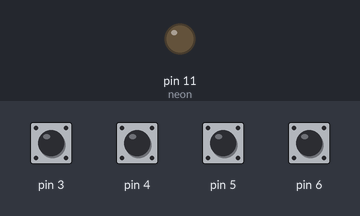
The sketch below on a simulated Arduino Uno, built with avr-gcc and run on an emulated ATmega328P. On the bench: output pins drawn as LEDs (lit = HIGH). The test bench sets the inputs (shaded band); at power-on: pin 3–6 HIGH.

Above: at 1.2 s.
1.3 s: pin 3 pulled LOW for 0.15 s
At 1.37 s:
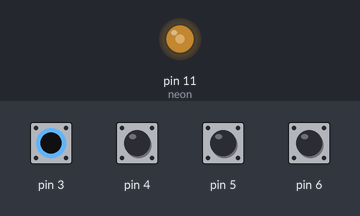
2.9 s: pin 4 pulled LOW for 0.15 s
At 4.2 s:
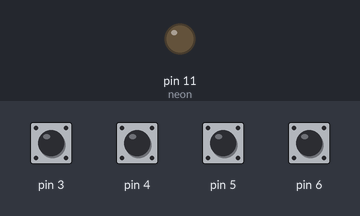
4.5 s: pin 5 pulled LOW for 0.15 s
At 4.57 s:
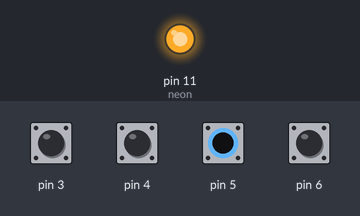
6.1 s: pin 6 pulled LOW for 0.15 s
At 6.17 s:
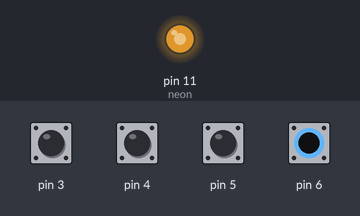
Timing chart, 0 to 8.7 s (numbered marks = the images above; inputs shaded):
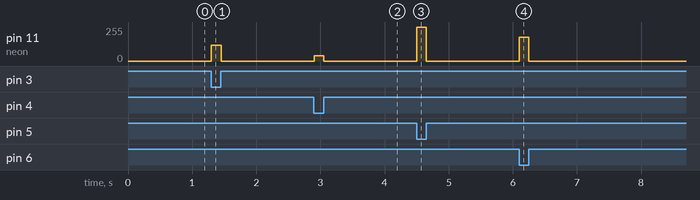

The sketch:

neon-4-switch-brightness.ino
```cpp
/*
 NEON BRIGHTNESS CONTROLLED BY 4-KEY KEYBOARD

 keyboard: https://www.adafruit.com/products/1332
 adafruit 4 key keyboard on d2(common) and d3-6(keys)
 neon transformer on 11
 */

int neon = 11;           // the pin that the neon transformer is attached to
int brightness = 0;    // how bright the neon should be

// keyboard pins
int keyCommon = 2;
int key1 = keyCommon+2; // NOTE KEYS ARE NOT IN ORDER!
int key2 = keyCommon+1;
int key3 = keyCommon+4;
int key4 = keyCommon+3;

// the setup routine runs once when you press reset:
void setup() {
  // declare pin 9 to be an output:
  pinMode(neon, OUTPUT);

  // declare pin 2 to be an output to power the 4 keys
  pinMode(keyCommon, OUTPUT);
  digitalWrite(keyCommon, 0);

  // and the 4 key inputs are inputs
  pinMode(key1, INPUT_PULLUP);
  pinMode(key2, INPUT_PULLUP);
  pinMode(key3, INPUT_PULLUP);
  pinMode(key4, INPUT_PULLUP);
}

// the loop routine runs over and over again forever:
void loop() {
  int timeDelay = 0;


  // check the 4 key inputs - if any is pressed, it will be connected to pin 2 which will make it LOW
  // if not pressed, it will be connected to nothing, so the PULLUP will make it HIGH

  if (digitalRead(key1) == LOW) {
    brightness = 40;
  }
  else if (digitalRead(key2) == LOW) {
    brightness = 120;
  }
  else if (digitalRead(key3) == LOW) {
    brightness = 180;
  }
  else if (digitalRead(key4) == LOW) {
    brightness = 255;
  }

  else {
    // no keys presed
    brightness = 0;
  }


  // send brightness to neon transformer
  analogWrite(neon, brightness);

}
```

Measured:
- after the input at 1.3 s, pin 11 (neon): 0/255 → 120/255 at once, → 0/255 0.15 s later
- after the input at 2.9 s, pin 11 (neon): 0/255 → 40/255 at once, → 0/255 0.15 s later
- after the input at 4.5 s, pin 11 (neon): 0/255 → 255/255 at once, → 0/255 0.15 s later
- after the input at 6.1 s, pin 11 (neon): 0/255 → 180/255 at once, → 0/255 0.15 s later
